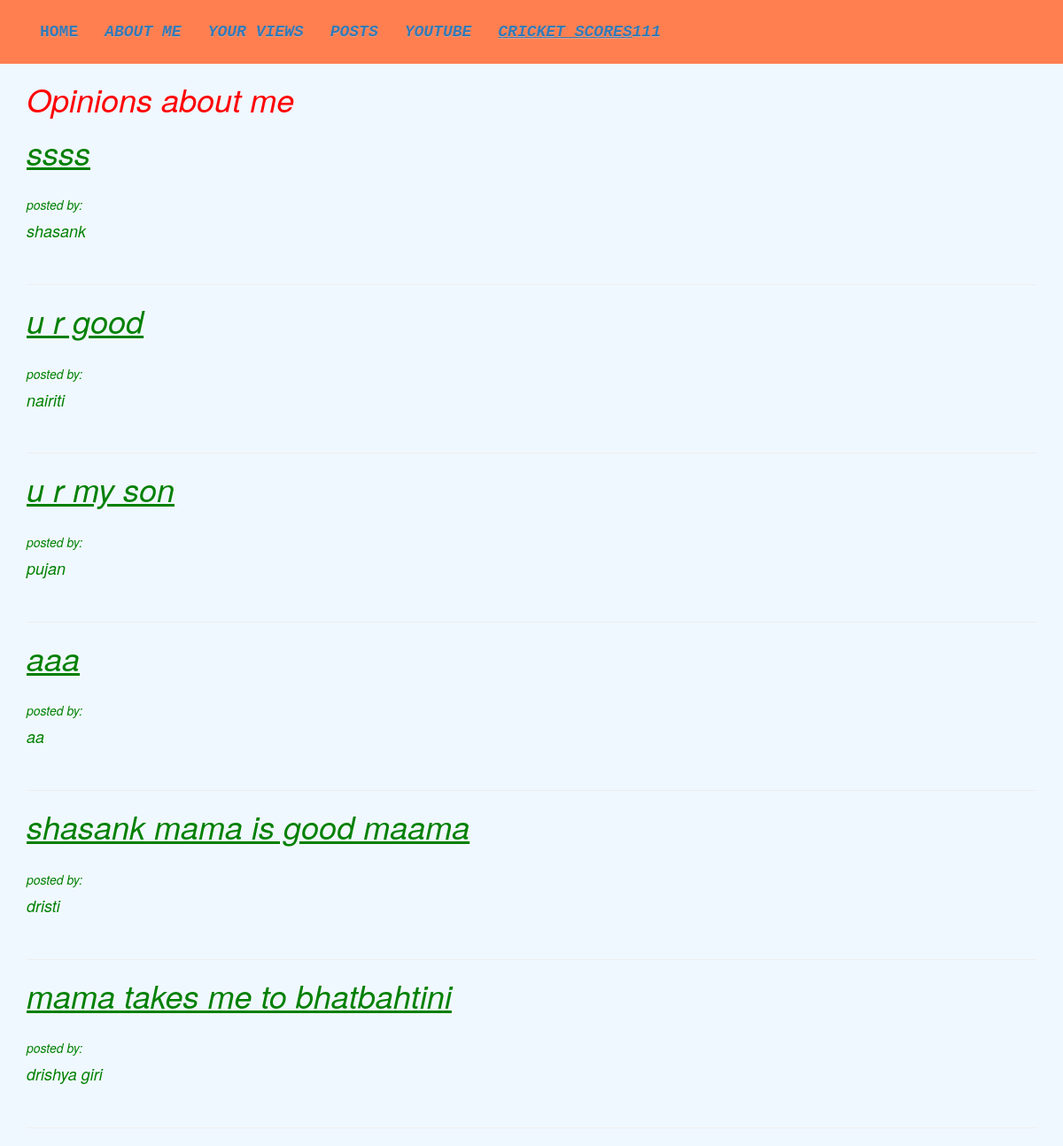
Page /comments/ on the committed database.
### myinfo/models.py (models this page shows, shortened)
class Data(models.Model):
    name = models.CharField(max_length=50)
    Email =models.EmailField(max_length=50)
    address=models.CharField(max_length=50)
    comment_about_me=models.TextField()

### myinfo/views.py (the view)
# urls.py: url(r'^comments/', views.DataListView.as_view(),name='list'),
class DataListView(ListView):
    model = Data

### myinfo/templates/myinfo/data_list.html (shortened to what this page needs)
{% extends 'myinfo/base.html' %}
{% block content %}
<div class="container">
<font color='red'><strong><h1>Opinions about me</h1></strong></font>
<font color='green'>
    {% for post in data_list %}
        <u><h1>{{ post.comment_about_me }}</h1></u>
        <br>
        posted by:<h4>{{ post.name }}</h4>
        <br>
        <hr>
    {% endfor %}
</div>
{% endblock %}

### myinfo/templates/myinfo/base.html (shortened to what this page needs)
<!DOCTYPE html>
{% load staticfiles %}
<html lang="en" dir="ltr">
  <head>
     <body style="background-color:#F0F8FF">
                        {% load staticfiles %}
                         <link rel="stylesheet" href="{% static 'css/mi.css' %}">
            <link rel="stylesheet" href="https://maxcdn.bootstrapcdn.com/bootstrap/3.3.7/css/bootstrap.min.css">
            <link rel="stylesheet" href="https://maxcdn.bootstrapcdn.com/bootstrap/3.3.7/css/bootstrap-theme.min.css">
  </head>
  <body>
<nav class="navclass"  style="background-color: coral" >
   <div class="container">
    <a class='navbar-brand bigbrand' href="{% url 'home' %}" >HOME</a>
     <a class='navbar-brand bigbrand' href="{% url 'about' %}"  ><i class="fa fa-user">ABOUT ME</a>
  <a class='navbar-brand bigbrand' href="{% url 'user' %}"  ><i class="fa fa-th">YOUR VIEWS</a>
    <a class='navbar-brand bigbrand' href="{% url 'list' %}" ><i class="fa fa-usd">POSTS</a>
      <a class='navbar-brand bigbrand' href="https://www.youtube.com/" >YOUTUBE</a>
      <a class='navbar-brand bigbrand' href="http://www.espncricinfo.com/" ><U>CRICKET SCORES</U>111</a>
</div>
</nav>
{% block content %}
{% endblock %}
  </body>
</html>

### myinfo/static/css/mi.css (style rules this page uses)
.navclass { font-family: monospace; padding: 11px; font-weight: 900; position: static; overflow-y: auto; }
h1 { font-family: monospace; }

### rows in the picture
Data: comment_about_me "ssss", name "shasank"
Data: comment_about_me "u r good", name "nairiti"
Data: comment_about_me "u r my son", name "pujan"
Data: comment_about_me "aaa", name "aa"
Data: comment_about_me "shasank mama is good maama", name "dristi"
Data: comment_about_me "mama takes me to bhatbahtini", name "drishya giri"
